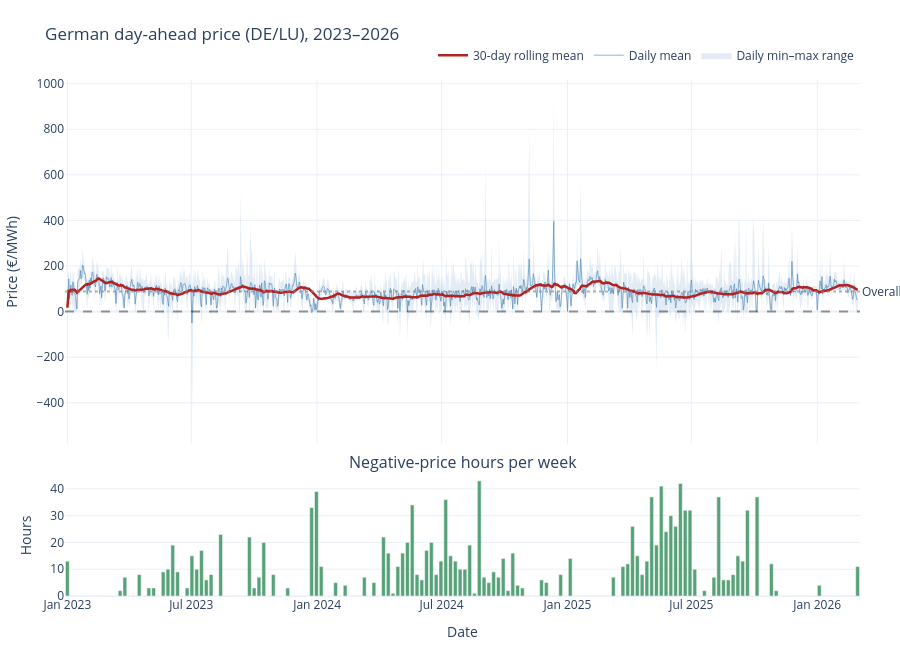

Source (notebook cell):
### Markdown cell above
## 2. Target behaviour — price over time

**Question.** How does the day-ahead price actually move across 2023–2026?

Hourly data over three years plotted raw is an unreadable smear. Two moves fix that: (a) resample to **daily mean/min/max** with a 30-day rolling mean to surface the trend, and (b) a separate **negative-hours-per-week** panel to track the tail behaviour (oversupply events), since those are what a mean masks.

**What to look for.** A clear level shift or regime change; widening/narrowing spreads; growth in tail events. Any of these means a single model trained on all three years will be miscalibrated.

### Code cell
import plotly.graph_objects as go
from plotly.subplots import make_subplots

price = df["price__germany_luxembourg"]

# Daily aggregations — hourly over 3 years is an unreadable smear.
daily = price.resample("1D").agg(["mean", "min", "max"])
rolling_30d = daily["mean"].rolling(30, min_periods=1).mean()
weekly_neg_hours = (price < 0).resample("1W").sum()

fig = make_subplots(
    rows=2, cols=1,
    shared_xaxes=True,
    row_heights=[0.75, 0.25],
    vertical_spacing=0.06,
    subplot_titles=("", "Negative-price hours per week"),
)

# ---- top: daily min–max band + daily mean + 30d rolling mean ----
# Plotly draws a filled band between two lines by plotting an invisible upper
# bound, then a lower bound with fill='tonexty'.
fig.add_trace(
    go.Scatter(
        x=daily.index, y=daily["max"],
        mode="lines", line=dict(width=0),
        showlegend=False, hoverinfo="skip",
    ),
    row=1, col=1,
)
fig.add_trace(
    go.Scatter(
        x=daily.index, y=daily["min"],
        mode="lines", line=dict(width=0),
        fill="tonexty", fillcolor="rgba(70, 130, 180, 0.15)",
        name="Daily min–max range", hoverinfo="skip",
    ),
    row=1, col=1,
)
fig.add_trace(
    go.Scatter(
        x=daily.index, y=daily["mean"],
        mode="lines", line=dict(color="steelblue", width=1),
        opacity=0.6, name="Daily mean",
        hovertemplate="%{x|%Y-%m-%d}<br>Mean: €%{y:.1f}/MWh<extra></extra>",
    ),
    row=1, col=1,
)
fig.add_trace(
    go.Scatter(
        x=rolling_30d.index, y=rolling_30d,
        mode="lines", line=dict(color="firebrick", width=2.5),
        name="30-day rolling mean",
        hovertemplate="%{x|%Y-%m-%d}<br>30d mean: €%{y:.1f}/MWh<extra></extra>",
    ),
    row=1, col=1,
)

# Reference lines: zero and overall mean
fig.add_hline(
    y=0, line_dash="dash", line_color="black",
    opacity=0.4, row=1, col=1,
)
fig.add_hline(
    y=price.mean(), line_dash="dot", line_color="gray",
    opacity=0.6, row=1, col=1,
    annotation_text=f"Overall mean €{price.mean():.0f}",
    annotation_position="right",
)

# ---- bottom: weekly count of negative-price hours ----
fig.add_trace(
    go.Bar(
        x=weekly_neg_hours.index, y=weekly_neg_hours,
        marker_color="seagreen", opacity=0.8,
        name="Neg-price hours/week", showlegend=False,
        hovertemplate="Week of %{x|%Y-%m-%d}<br>%{y} negative-price hours<extra></extra>",
    ),
    row=2, col=1,
)

fig.update_layout(
    title="German day-ahead price (DE/LU), 2023–2026",
    height=650,
    hovermode="x unified",
    legend=dict(
        orientation="h", yanchor="bottom", y=1.02,
        xanchor="right", x=1,
    ),
    margin=dict(l=60, r=40, t=80, b=40),
    template="plotly_white",
)
fig.update_yaxes(title_text="Price (€/MWh)", row=1, col=1)
fig.update_yaxes(title_text="Hours", row=2, col=1)
fig.update_xaxes(title_text="Date", row=2, col=1)

fig.show()

# ---- headline numbers for the report ----
print(f"Period:              {price.index.min().date()} → {price.index.max().date()}")
print(f"Mean price:          €{price.mean():.2f}/MWh")
print(f"Median price:        €{price.median():.2f}/MWh")
print(f"Std dev:             €{price.std():.2f}/MWh")
print(f"Min / Max:           €{price.min():.2f} / €{price.max():.2f}/MWh")
print(f"Negative-price hrs:  {(price < 0).sum():,} ({(price<0).mean()*100:.1f}% of total)")
print(f"Spike hrs (>€200):   {(price > 200).sum():,} ({(price>200).mean()*100:.1f}% of total)")
print(f"\nAnnual means:")
print(price.resample("1YE").mean().round(1).to_string())

### Figure 1 — Plotly figure (JSON) as saved in the notebook; plotly's stock layout.template omitted (floating-point values rounded to 4 significant figures; data arrays with more than 128 entries replaced by an {"elided": "..."} marker saying what was removed)
{"data": [{"hoverinfo": "skip", "line": {"width": 0}, "mode": "lines", "showlegend": false, "type": "scatter", "x": {"elided": "1156 str values"}, "xaxis": "x", "y": {"elided": "1156 float values"}, "yaxis": "y"}, {"fill": "tonexty", "fillcolor": "rgba(70, 130, 180, 0.15)", "hoverinfo": "skip", "line": {"width": 0}, "mode": "lines", "name": "Daily min–max range", "type": "scatter", "x": {"elided": "1156 str values"}, "xaxis": "x", "y": {"elided": "1156 float values"}, "yaxis": "y"}, {"hovertemplate": "%{x|%Y-%m-%d}<br>Mean: €%{y:.1f}/MWh<extra></extra>", "line": {"color": "steelblue", "width": 1}, "mode": "lines", "name": "Daily mean", "opacity": 0.6, "type": "scatter", "x": {"elided": "1156 str values"}, "xaxis": "x", "y": {"elided": "1156 float values"}, "yaxis": "y"}, {"hovertemplate": "%{x|%Y-%m-%d}<br>30d mean: €%{y:.1f}/MWh<extra></extra>", "line": {"color": "firebrick", "width": 2.5}, "mode": "lines", "name": "30-day rolling mean", "type": "scatter", "x": {"elided": "1156 str values"}, "xaxis": "x", "y": {"elided": "1156 float values"}, "yaxis": "y"}, {"hovertemplate": "Week of %{x|%Y-%m-%d}<br>%{y} negative-price hours<extra></extra>", "marker": {"color": "seagreen"}, "name": "Neg-price hours/week", "opacity": 0.8, "showlegend": false, "type": "bar", "x": {"elided": "166 str values"}, "xaxis": "x2", "y": {"elided": "166 int values"}, "yaxis": "y2"}], "layout": {"annotations": [{"font": {"size": 16}, "showarrow": false, "text": "Negative-price hours per week", "x": 0.5, "xanchor": "center", "xref": "paper", "y": 0.235, "yanchor": "bottom", "yref": "paper"}, {"showarrow": false, "text": "Overall mean €88", "x": 1, "xanchor": "left", "xref": "x domain", "y": 88.45, "yanchor": "middle", "yref": "y"}], "height": 650, "hovermode": "x unified", "legend": {"orientation": "h", "x": 1, "xanchor": "right", "y": 1.02, "yanchor": "bottom"}, "margin": {"b": 40, "l": 60, "r": 40, "t": 80}, "shapes": [{"line": {"color": "black", "dash": "dash"}, "opacity": 0.4, "type": "line", "x0": 0, "x1": 1, "xref": "x domain", "y0": 0, "y1": 0, "yref": "y"}, {"line": {"color": "gray", "dash": "dot"}, "opacity": 0.6, "type": "line", "x0": 0, "x1": 1, "xref": "x domain", "y0": 88.45, "y1": 88.45, "yref": "y"}], "title": {"text": "German day-ahead price (DE/LU), 2023–2026"}, "xaxis": {"anchor": "y", "domain": [0, 1], "matches": "x2", "showticklabels": false}, "xaxis2": {"anchor": "y2", "domain": [0, 1], "title": {"text": "Date"}}, "yaxis": {"anchor": "x", "domain": [0.295, 1], "title": {"text": "Price (€/MWh)"}}, "yaxis2": {"anchor": "x2", "domain": [0, 0.235], "title": {"text": "Hours"}}}}
